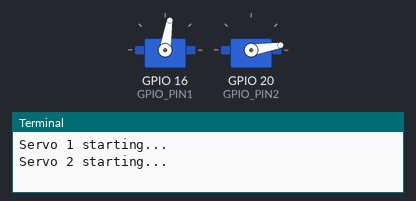
A program run on a simulated Raspberry Pi (BCM pin numbers). Parts: 2 × servo, the last lines printed to the terminal. Servo angles are drawn from the pulse width (0.5 ms = 0°, 2.5 ms = 180°); threads take turns every 2 ms. At 2.4 s the program stops and its outputs stay as they are.

Above: at 0.15 s.
At 0.75 s:
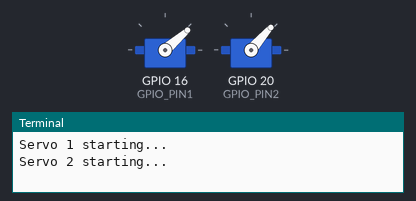
At 1.4 s:
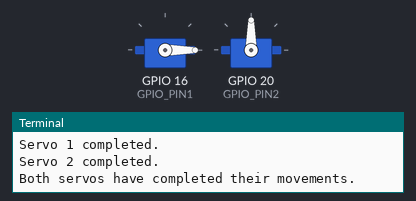
Timing chart, 0 to 2.9 s (numbered marks = the images above):
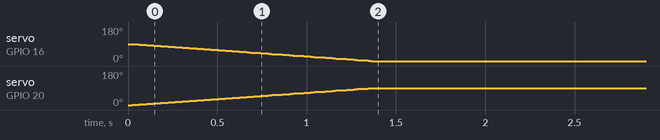

The program:

servo_down.py
```python
#!/usr/bin/python3

import lgpio
import time
import threading


# GPIO setup
GPIO_PIN1 = 16
GPIO_PIN2 = 20
PWM_FREQUENCY = 50


# Servo configuration
MIN_DUTY = 2.5
MAX_DUTY = 12.5
ANGLE_RANGE = 180.0


# Open GPIO chip
chip = lgpio.gpiochip_open(0)
lgpio.gpio_claim_output(chip, GPIO_PIN1)
lgpio.gpio_claim_output(chip, GPIO_PIN2)


# Function to calculate duty cycle for a given angle
def angle_to_duty_cycle1(angle):
    return MIN_DUTY + (angle / ANGLE_RANGE) * (MAX_DUTY - MIN_DUTY)

def angle_to_duty_cycle2(angle):
    return MIN_DUTY + (angle / ANGLE_RANGE) * (MAX_DUTY - MIN_DUTY)


# Gradual rotation from current to target angle
def rotate_servo1(current_angle, target_angle, sleep_time):
    step = 1 if target_angle > current_angle else -1
    for angle in range(current_angle, target_angle + step, step):
        duty_cycle = angle_to_duty_cycle1(angle)
        lgpio.tx_pwm(chip, GPIO_PIN1, PWM_FREQUENCY, duty_cycle)
        time.sleep(sleep_time)

def rotate_servo2(current_angle, target_angle, sleep_time):
    step = 1 if target_angle > current_angle else -1
    for angle in range(current_angle, target_angle + step, step):
        duty_cycle = angle_to_duty_cycle2(angle)
        lgpio.tx_pwm(chip, GPIO_PIN2, PWM_FREQUENCY, duty_cycle)
        time.sleep(sleep_time)


# Thread function for Servo
def servo1_thread():
    try:
        print("Servo 1 starting...")
        rotate_servo1(90, 0, 0.015)
        print("Servo 1 completed.")
    except Exception as e:
        print(f"Servo 1 error: {e}")

def servo2_thread():
    try:
        print("Servo 2 starting...")
        rotate_servo2(0, 90, 0.015)
        print("Servo 2 completed.")
    except Exception as e:
        print(f"Servo 2 error: {e}")


# Main execution
try:
    # Thread create
    thread1 = threading.Thread(target=servo1_thread)
    thread2 = threading.Thread(target=servo2_thread)

    # Thread start
    thread1.start()
    thread2.start()

    # Waiting Thread finish
    thread1.join()
    thread2.join()

    print("Both servos have completed their movements.")

except KeyboardInterrupt:
    print("Program interrupted.")

finally:
    # Cleanup
    time.sleep(1)
    lgpio.tx_pwm(chip, GPIO_PIN1, 0, 0)
    lgpio.tx_pwm(chip, GPIO_PIN2, 0, 0)
    lgpio.gpio_free(chip, GPIO_PIN1)
    lgpio.gpio_free(chip, GPIO_PIN2)
    print("GPIO cleanup complete.")
```

Measured:
- by itself, servo on GPIO 16 (GPIO_PIN1): moves from 90° to 0° over 1.3 s
- by itself, servo on GPIO 20 (GPIO_PIN2): moves from 0° to 90° over 1.3 s
